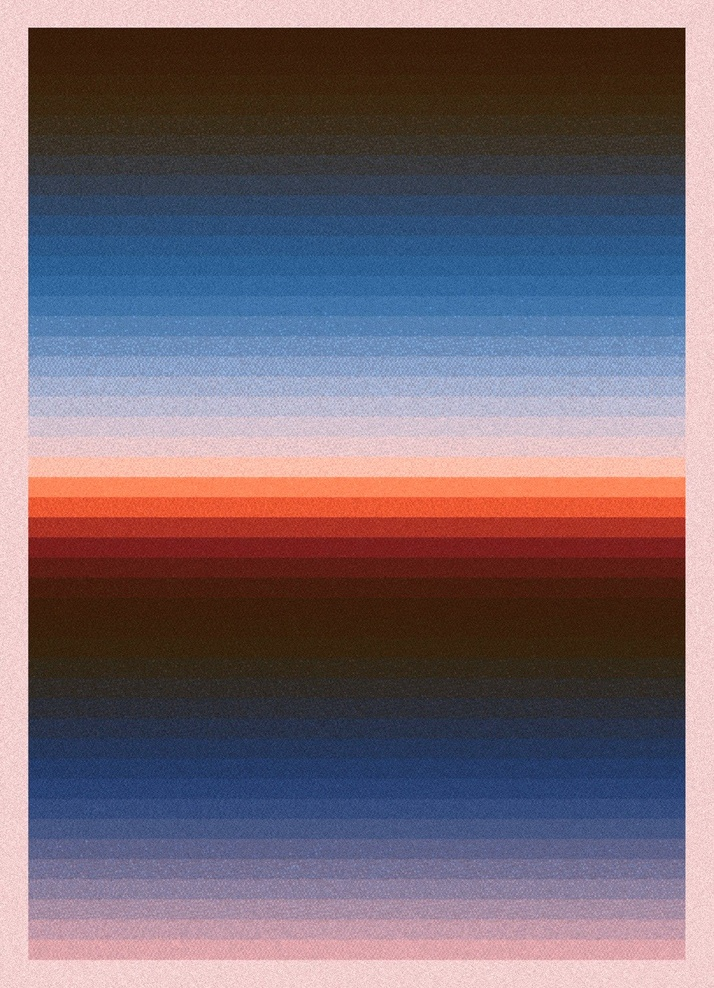
#> input picture examples/G1.jpeg, 714 x 988 px, shrunk from 1100 x 1521 before the run
$ python band_redrawer.py --input ../examples/G1.jpeg --output out.png
#> lines starting #> are read from the running program, lines starting #| are printed output that depends on the picture
#!/usr/bin/env python3
"""
Band Redrawer - Artistic Band Redrawing
Takes existing wave images and redraws the bands with artistic texture.
Does not modify original wave generation code.
"""

import numpy as np
from PIL import Image, ImageFilter
import random
import math


def detect_bands(image: Image.Image, border_size: int = 0) -> list:
    """
    Detect band boundaries in a gradient image.

    Args:
        image: PIL Image with gradient bands
        border_size: Border size to exclude from detection

    Returns:
        List of band boundaries (y coordinates)
    """
    img_array = np.array(image)
    height, width, channels = img_array.shape

    # Work only on the gradient area (exclude borders)
    start_y = border_size
    end_y = height - border_size
    start_x = border_size
    end_x = width - border_size

    if start_y >= end_y or start_x >= end_x:
        return []

    # Sample a column in the middle to detect bands
    sample_x = start_x + (end_x - start_x) // 2
    sample_column = img_array[start_y:end_y, sample_x, :]

    # Find color changes (band boundaries)
    band_boundaries = []
    prev_color = sample_column[0]

    for y in range(1, len(sample_column)):
        current_color = sample_column[y]
        # Calculate color difference
        color_diff = np.sum(np.abs(current_color.astype(float) - prev_color.astype(float)))

        if color_diff > 30:  # Significant color change
            band_boundaries.append(start_y + y)
            prev_color = current_color

    return band_boundaries


def redraw_bands_crayon(image: Image.Image, intensity: float = 0.5,
                        roughness: float = 0.7, border_size: int = 0) -> Image.Image:
    """
    Redraw gradient bands with crayon-like texture.

    Args:
        image: PIL Image with gradient bands
        intensity: Crayon effect intensity (0.0 to 1.0)
        roughness: Edge roughness (0.0 to 1.0)
        border_size: Border size to exclude from redrawing

    Returns:
        PIL Image with crayon-redrawn bands
    """
    img_array = np.array(image)
    height, width, channels = img_array.shape

    # Detect band boundaries
    band_boundaries = detect_bands(image, border_size)

    if not band_boundaries:
        # Fallback: create bands based on height
        num_bands = 20  # Default number of bands
        band_height = (height - 2 * border_size) // num_bands
        band_boundaries = [border_size + i * band_height for i in range(1, num_bands)]

    # Create new image
    result = np.copy(img_array)

    # Redraw each band with crayon texture
    for i in range(len(band_boundaries) + 1):
        # Determine band boundaries
        if i == 0:
            start_y = border_size
        else:
            start_y = band_boundaries[i-1]

        if i == len(band_boundaries):
            end_y = height - border_size
        else:
            end_y = band_boundaries[i]

        if start_y >= end_y:
            continue

        # Get the average color of this band
        band_region = img_array[start_y:end_y, border_size:width-border_size, :]
        avg_color = np.mean(band_region, axis=(0, 1))

        # Add crayon texture to this band
        for y in range(start_y, end_y):
            for x in range(border_size, width - border_size):
                # Crayon texture: irregular, waxy
                crayon_noise = np.random.normal(0, intensity * 50, channels)

                # Add roughness to edges
                edge_factor = 1.0
                if y - start_y < 5 or end_y - y < 5:  # Near band edges
                    edge_factor = 1.0 + roughness * np.random.normal(0, 0.3)

                # Apply crayon effect
                new_color = avg_color + crayon_noise * edge_factor
                new_color = np.clip(new_color, 0, 255)

                result[y, x] = new_color

    return Image.fromarray(result.astype(np.uint8))


# [144 lines left out: functions redraw_bands_pencil, redraw_bands_watercolor, not called in this run]


def main():
    """Test the band redrawer with a sample image."""
    import argparse

    parser = argparse.ArgumentParser(description='Redraw gradient bands with artistic texture')
    parser.add_argument('--input', required=True, help='Input image file')
    parser.add_argument('--output', required=True, help='Output image file')
    parser.add_argument('--effect', choices=['crayon', 'pencil', 'watercolor'],
                       default='crayon', help='Type of artistic effect')
    parser.add_argument('--intensity', type=float, default=0.5,
                       help='Effect intensity (0.0-1.0)')
    parser.add_argument('--border-size', type=int, default=0,
                       help='Border size to exclude from redrawing')
    parser.add_argument('--roughness', type=float, default=0.7,
                       help='Edge roughness for crayon effect')
    parser.add_argument('--stroke-direction', choices=['horizontal', 'vertical', 'diagonal'],
                       default='horizontal', help='Stroke direction for pencil effect')
    parser.add_argument('--bleeding', type=float, default=0.6,
                       help='Color bleeding for watercolor effect')

    args = parser.parse_args()

    # Load image
    image = Image.open(args.input)
#> image is the input picture: PIL image 714x988 RGB; mean R, G, B 118.8, 103.7, 114.4

    # Apply effect based on type
    if args.effect == 'crayon':
        result = redraw_bands_crayon(image, args.intensity, args.roughness, args.border_size)
#> in detect_bands, `sample_column = img_array[start_y:end_y, sample_x, :]`: sample_column = 988 rows, first 8: [235, 201, 200], [228, 194, 193], [243, 209, 208], [234, 200, 199], [239, 205, 204], [246, 212, 211], [246, 212, 211], [251, 217, 216]
#> in detect_bands, `prev_color = sample_column[0]`: prev_color = [235, 201, 200]
#> the loop in detect_bands, `for y in range(1, len(sample_column)):` made 987 passes
#> (color_diff, prev_color) on passes 5, 9, 14, 15, 20, 21, 27, 28, 37, 43, 81, 83: (33, [246, 212, 211]), (36, [234, 200, 199]), (60, [254, 220, 219]), (42, [240, 206, 205]), (73, [216, 182, 180]), (63, [237, 203, 201]), (148, [186, 155, 152]), (382, [59, 30, 22]), (37, [49, 22, 3]), (33, [60, 33, 14]), (36, [70, 48, 25]), (32, [61, 36, 14])
#> (current_color, color_diff) on passes 1, 2, 3, 4, 6, 7: ([228, 194, 193], 21), ([243, 209, 208], 24), ([234, 200, 199], 3), ([239, 205, 204], 12), ([246, 212, 211], 0), ([251, 217, 216], 15)
#> after the loop in detect_bands, `for y in range(1, len(sample_column)):`: band_boundaries = 281 values from 5 to 987
#> the loop in redraw_bands_crayon, `for i in range(len(band_boundaries) + 1):` made 282 passes
#> (start_y, end_y, avg_color) on passes 1 to 12: (0, 5, [241.3, 206.7, 206.1]), (5, 9, [241, 206.6, 205.8]), (9, 14, [241.1, 206.7, 205.9]), (14, 15, [240.9, 206.6, 205.8]), (15, 20, [241, 206.9, 206.1]), (20, 21, [241.3, 207.1, 206]), (21, 27, [242.2, 208.6, 208.4]), (27, 28, [185.2, 157.1, 151.1]), (28, 37, [70.29, 42.4, 26.64]), (37, 43, [71.58, 43.61, 26.3]), (43, 81, [72.75, 45.53, 27.5]), (81, 83, [74.14, 49.19, 28.89])
#> (start_y, end_y) on passes 61 to 66: (261, 265), (265, 274), (274, 275), (275, 284), (284, 286), (286, 295)
#> after the loop in redraw_bands_crayon, `for i in range(len(band_boundaries) + 1):`:
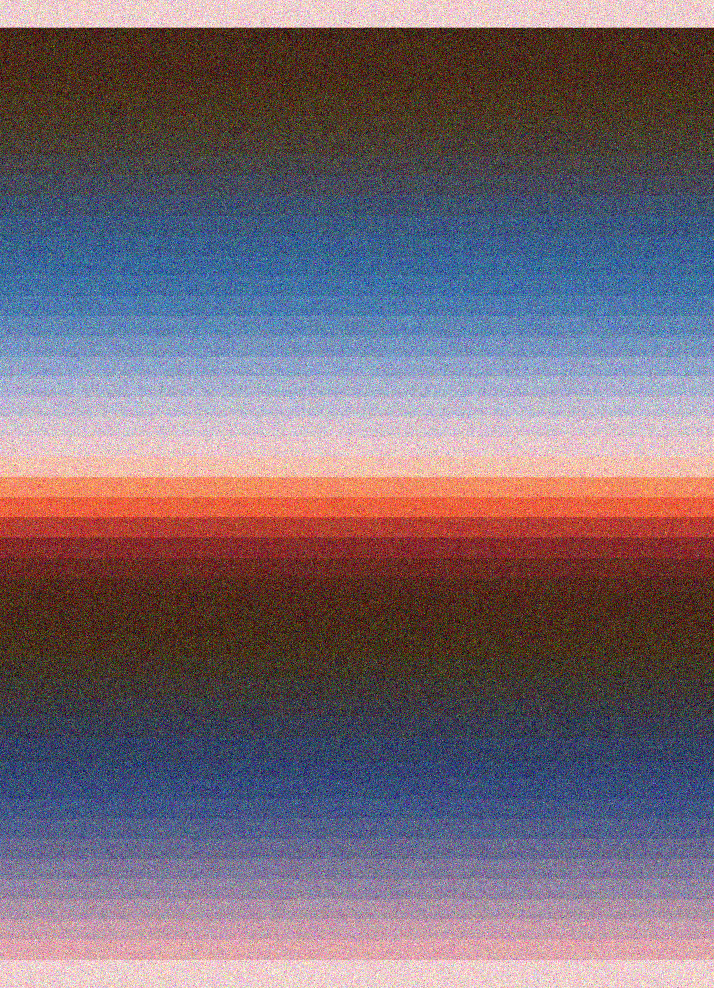
#> result: shape (988, 714, 3); mean R, G, B 117.6, 103.3, 114.2
    elif args.effect == 'pencil':
        result = redraw_bands_pencil(image, args.intensity, args.stroke_direction, args.border_size)
    elif args.effect == 'watercolor':
        result = redraw_bands_watercolor(image, args.intensity, args.bleeding, args.border_size)

    # Save result
    result.save(args.output)
    print(f"Bands redrawn with {args.effect} effect and saved as '{args.output}'")


if __name__ == '__main__':
    main()

$ run again, on examples/G12_extreme_contrast_11_bands.png
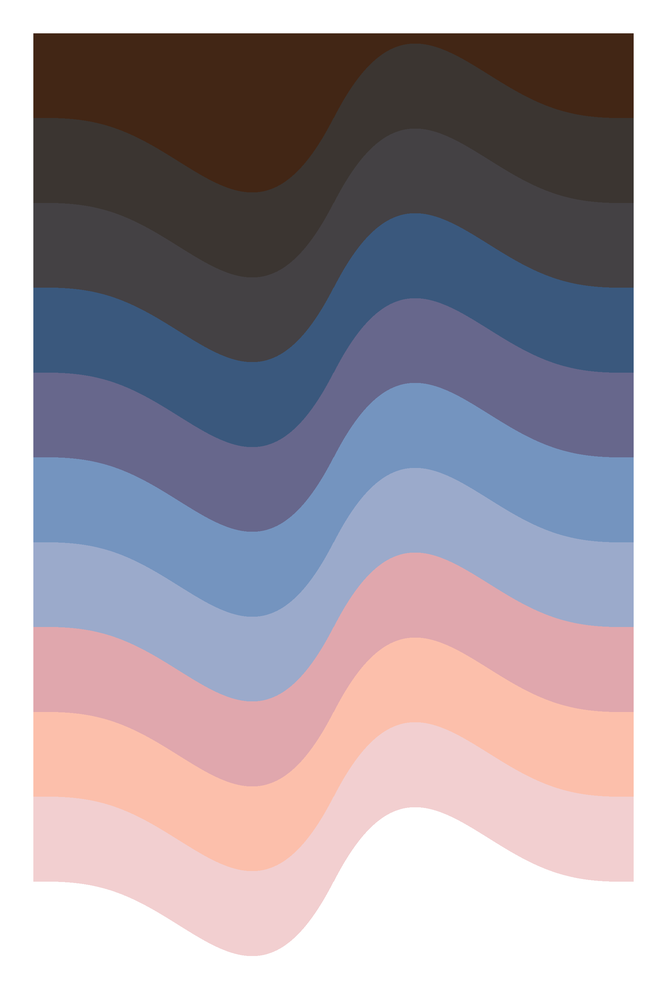
#> input picture examples/G12_extreme_contrast_11_bands.png, 667 x 1000 px, shrunk from 2000 x 3000 before the run
#> in main, image is the input picture: PIL image 667x1000 RGB; mean R, G, B 162.8, 154.2, 163.3
#> sample_column = 1000 rows, first 8: [255, 255, 255], [255, 255, 255], [255, 255, 255], [255, 255, 255], [255, 255, 255], [255, 255, 255], [255, 255, 255], [255, 255, 255]
#> in detect_bands, `prev_color = sample_column[0]`: prev_color = [255, 255, 255]
#> the loop in detect_bands, `for y in range(1, len(sample_column)):` made 999 passes
#> (color_diff, prev_color) on passes 33, 34, 35, 118, 203, 288, 373, 457: (427, [129, 110, 99]), (254, [54, 24, 6]), (50, [69, 41, 24]), (33, [61, 49, 41]), (39, [65, 62, 63]), (86, [59, 86, 119]), (74, [99, 101, 138]), (61, [109, 125, 165])
#> after the loop in detect_bands, `for y in range(1, len(sample_column)):`: band_boundaries = [33, 34, 35, 118, 203, 288, 373, 457, 458, 542, 543, 627, 628, 712, 797, 882]
#> the loop in redraw_bands_crayon, `for i in range(len(band_boundaries) + 1):` made 17 passes
#> (start_y, end_y, avg_color) on passes 1 to 8: (0, 33, [254.9, 254.9, 254.9]), (33, 34, [141.6, 124.5, 114.6]), (34, 35, [74.06, 47.05, 30.88]), (35, 118, [83.56, 62.55, 49.73]), (118, 203, [81.54, 72.6, 67.88]), (203, 288, [83.1, 86.05, 93.84]), (288, 373, [87.97, 103.2, 130.3]), (373, 457, [112.2, 123.8, 158.2])
#> after the loop in redraw_bands_crayon, `for i in range(len(band_boundaries) + 1):`:
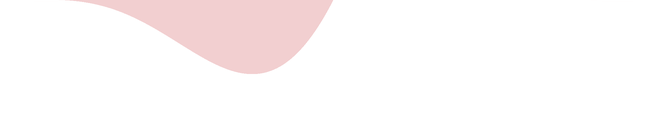
#> band_region: shape (118, 667, 3); mean R, G, B 253.3, 248.6, 248.7
#> after the loop in redraw_bands_crayon, `for i in range(len(band_boundaries) + 1):`:
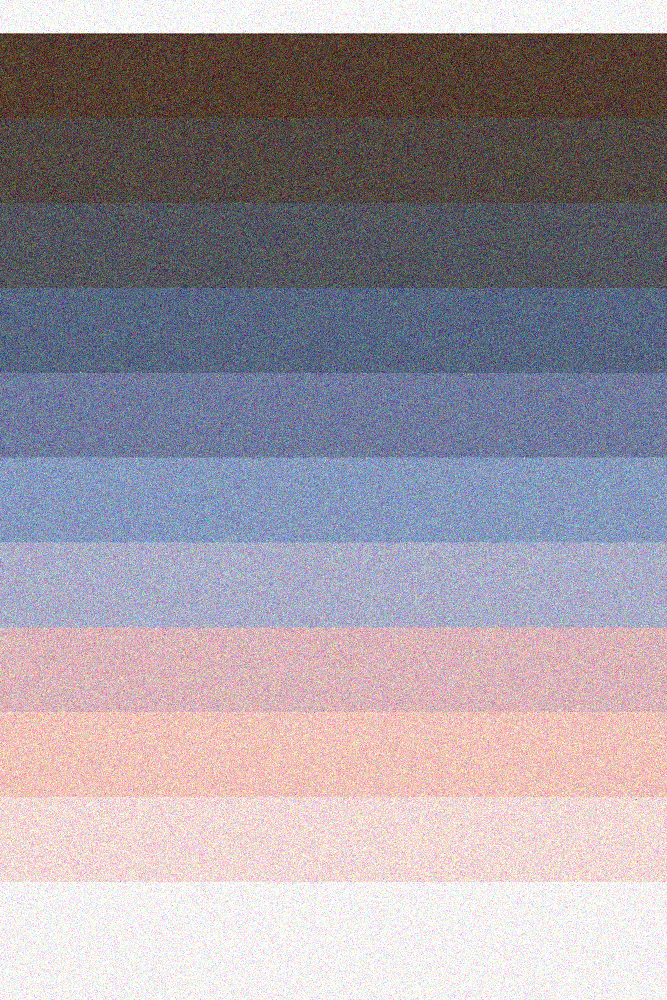
#> result: shape (1000, 667, 3); mean R, G, B 159.9, 152.5, 161.6
